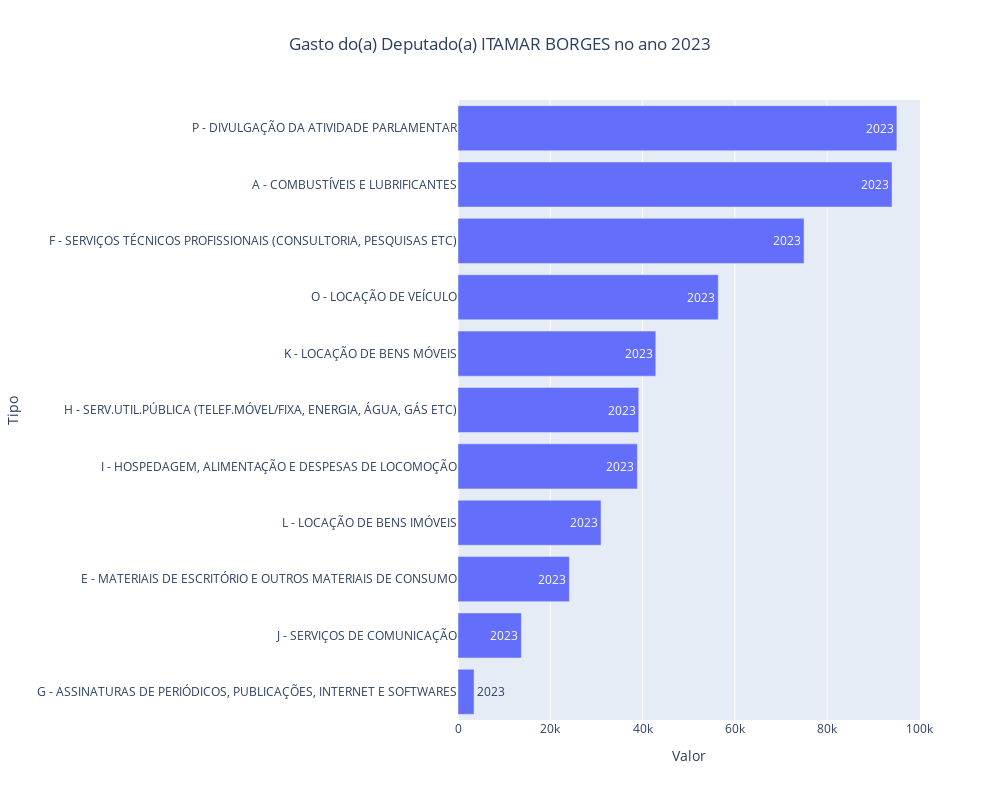

Source (notebook cell):
### Code cell
# Criar o gráfico
fig = px.bar(pesquisaDeputadoAno.sort_values(by='Valor', ascending=True),
             x='Valor',
             y='Tipo',
             orientation='h',
             text='Ano',
             template='plotly',
             width=1000, height=800,
             title=f"Gasto do(a) Deputado(a) {name} no ano {2023}"
            )
# Centralizar o título
fig.update_layout(title_x=0.5)

# Apresentar o gráfico
fig.show()

### Figure 1 — Plotly figure (JSON) as saved in the notebook; plotly's stock layout.template omitted (floating-point values rounded to 4 significant figures)
{"data": [{"alignmentgroup": "True", "hovertemplate": "Valor=%{x}<br>Tipo=%{y}<br>Ano=%{text}<extra></extra>", "legendgroup": "", "marker": {"color": "#636efa", "pattern": {"shape": ""}}, "name": "", "offsetgroup": "", "orientation": "h", "showlegend": false, "text": [2023, 2023, 2023, 2023, 2023, 2023, 2023, 2023, 2023, 2023, 2023], "textposition": "auto", "type": "bar", "x": [3479.0, 13750.0, 24150.0, 31000.0, 38880.0, 39180.0, 42870, 56410.0, 75000, 94070.0, 95120.0], "xaxis": "x", "y": ["G - ASSINATURAS DE PERIÓDICOS, PUBLICAÇÕES, INTERNET E SOFTWARES", "J - SERVIÇOS DE COMUNICAÇÃO", "E - MATERIAIS DE ESCRITÓRIO E OUTROS MATERIAIS DE CONSUMO", "L - LOCAÇÃO DE BENS IMÓVEIS", "I - HOSPEDAGEM, ALIMENTAÇÃO E DESPESAS DE LOCOMOÇÃO", "H - SERV.UTIL.PÚBLICA (TELEF.MÓVEL/FIXA, ENERGIA, ÁGUA, GÁS ETC)", "K - LOCAÇÃO DE BENS MÓVEIS", "O - LOCAÇÃO DE VEÍCULO", "F - SERVIÇOS TÉCNICOS PROFISSIONAIS (CONSULTORIA, PESQUISAS ETC)", "A - COMBUSTÍVEIS E LUBRIFICANTES", "P - DIVULGAÇÃO DA ATIVIDADE PARLAMENTAR"], "yaxis": "y"}], "layout": {"barmode": "relative", "height": 800, "legend": {"tracegroupgap": 0}, "title": {"text": "Gasto do(a) Deputado(a) ITAMAR BORGES no ano 2023", "x": 0.5}, "width": 1000, "xaxis": {"anchor": "y", "domain": [0, 1], "title": {"text": "Valor"}}, "yaxis": {"anchor": "x", "domain": [0, 1], "title": {"text": "Tipo"}}}}
